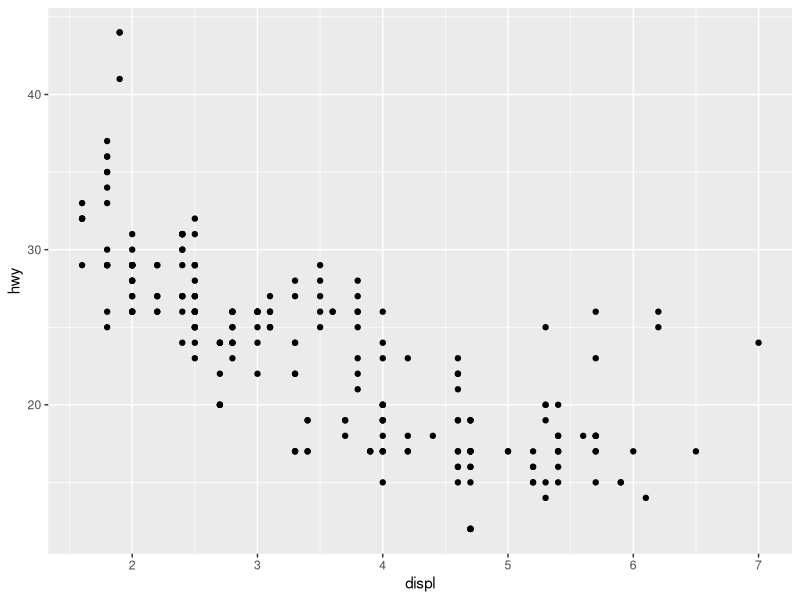
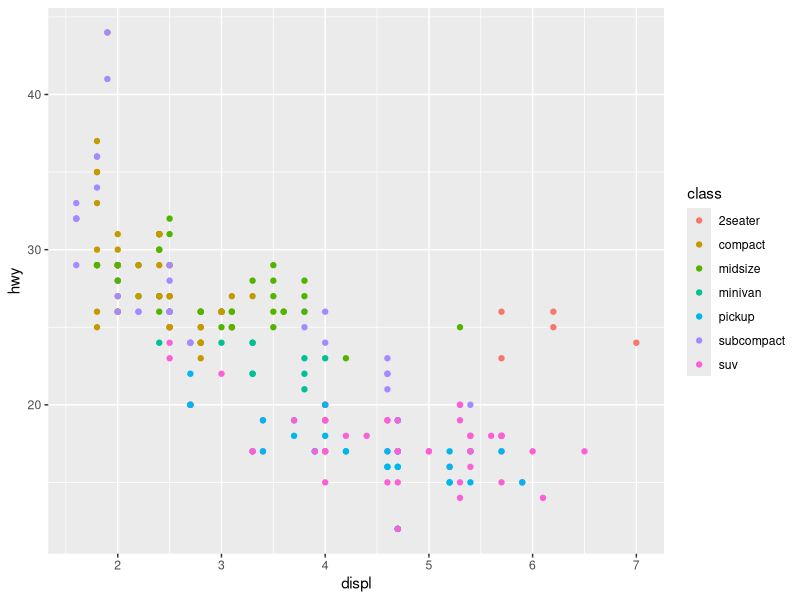
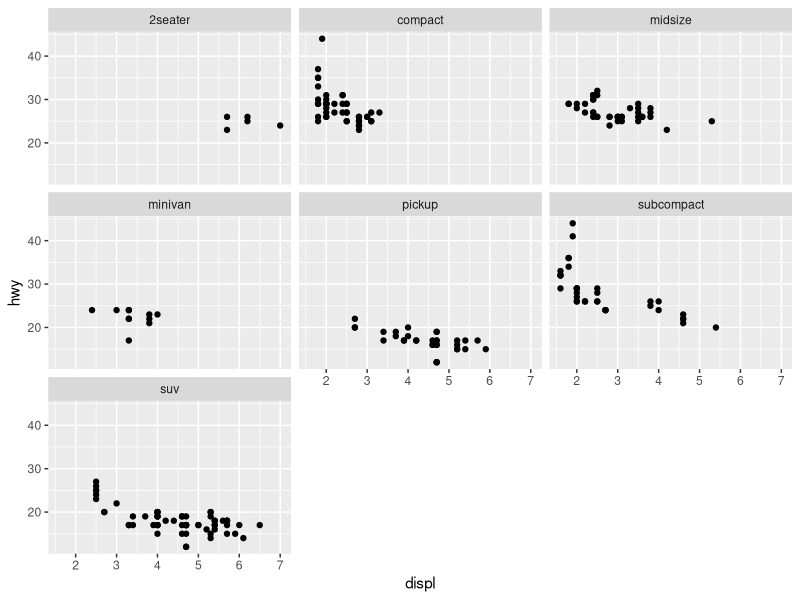
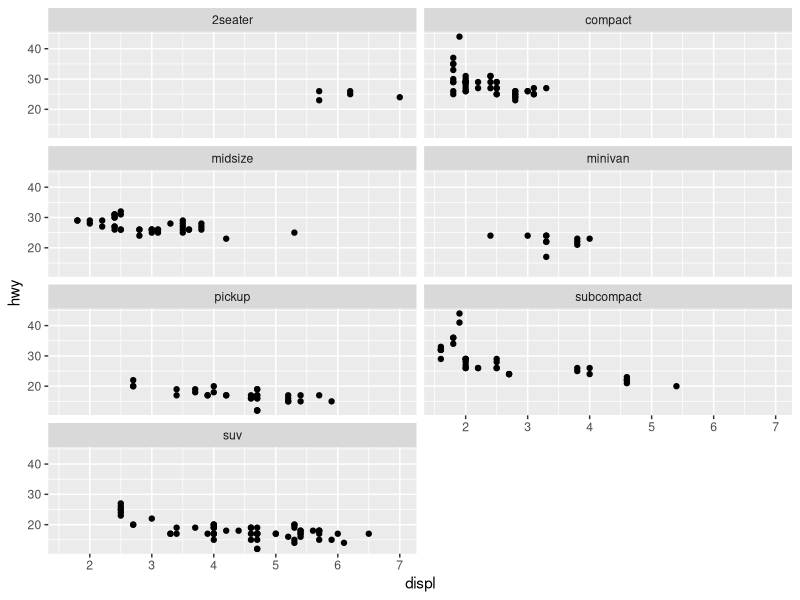
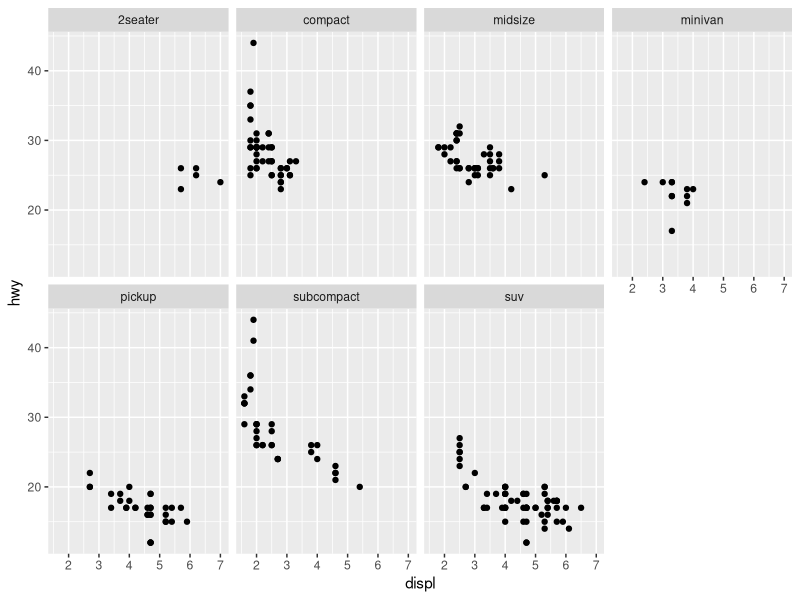
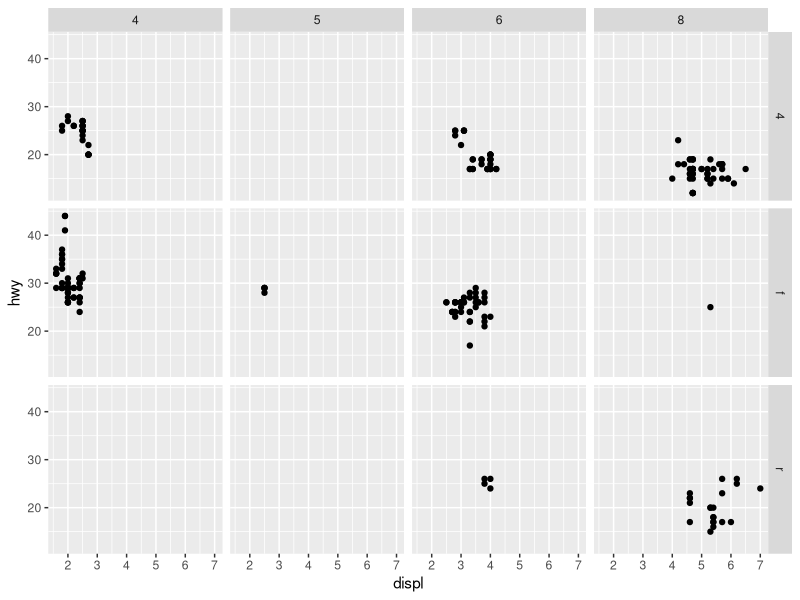
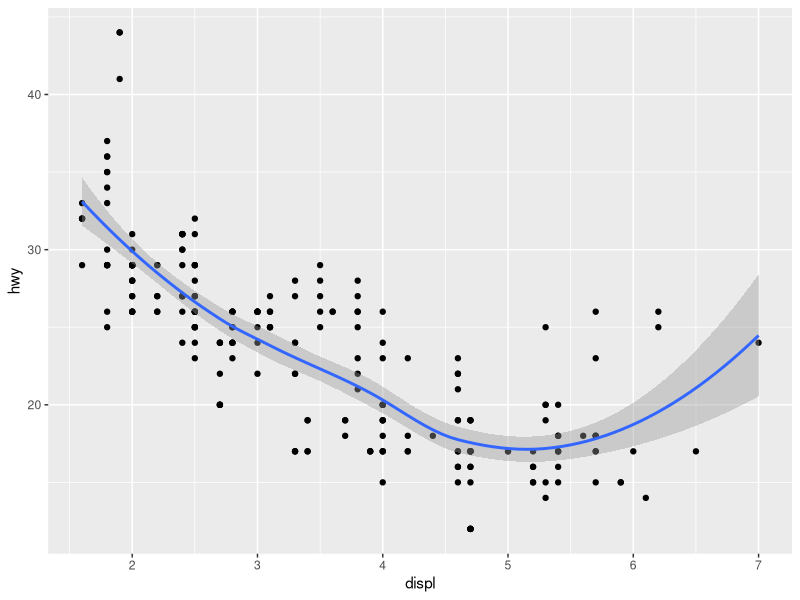
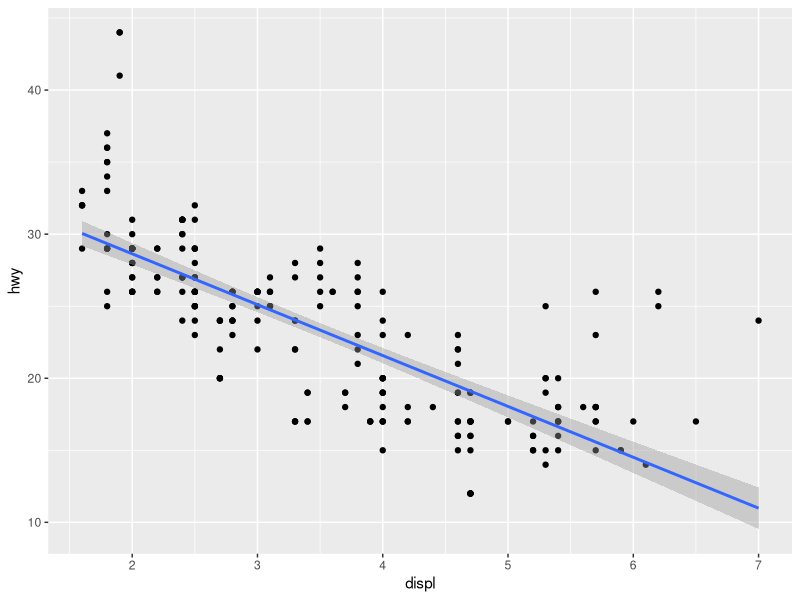

Source code (R) for these figures, in order: (Note: this script raises an error after producing the figures.)
library(tidyverse)
install.packages(c("nycflights13","Lahman", "gapminder"))

data(mpg)
mpg

#산점도 그리기(기본형)
ggplot(mpg, aes(x = displ,
                y = hwy)) +
  geom_point()

ggplot(mpg, aes(x = displ,
                y = hwy,
                color = class)) +
  geom_point()

# 외에도 size 크기, alpha 음영, shape 모양, color 색깔이 있음

#화면분할
ggplot(mpg, aes(x = displ,
                y = hwy)) +
  geom_point() +
  facet_wrap(~class)

ggplot(mpg, aes(x = displ,
                y = hwy)) +
  geom_point() +
  facet_wrap(~class,
             ncol = 2) # 두 개의 열으로 보여라

ggplot(mpg, aes(x = displ,
                y = hwy)) +
  geom_point() +
  facet_wrap(~class,
             nrow = 2) # 두 개의 행으로 보여라

ggplot(mpg, aes(x = displ,
                y = hwy)) +
  geom_point() +
  facet_grid(drv ~ cyl) # 내가 보고 싶은 변수를 기준으로 화면분할하기

#추세선 그리기
ggplot(mpg, aes(x = displ,
                y = hwy)) +
  geom_point() +
  geom_smooth()

#회귀선으로 바꾸기
ggplot(mpg, aes(x = displ,
                y = hwy)) +
  geom_point() +
  geom_smooth(method = "lm")

#점을 class별로 나누고 회귀선 그리기
ggplot(mpg, aes(x = displ,
                y = hwy)) +
  geom_point(aes(color = class))+
  geom_smooth(method = "lm")

#diamonds
data(diamonds)
diamonds

#갯수 세는 거 
ggplot(diamonds, aes(x = cut)) +
  geom_bar()

#백분율로 알아보는 법
ggplot(diamonds, aes(x = cut, 
                     y = stat(prop),
                     group = 1)) +
  geom_bar()

ggplot(diamonds, aes(x = cut, 
                     y = stat(prop))) +
  geom_bar()

#백분율로 그래프를 그려서 볼 수 있다 (전체관점에서 보기 힘듬(단점))
ggplot(diamonds, aes(x = cut)) +
  geom_bar(aes(fill = clarity),
           position = "fill")

#상대적인 것과 절대적인 것 두 개 다 볼 수 있음
ggplot(diamonds, aes(x = cut)) +
  geom_bar(aes(fill = clarity),
           position = "dodge")

#지도 그리는 방법
install.packages("maps")

nz <- map_data("nz")

ggplot(nz, aes(long, lat, group = group)) +
  geom_polygon(fill = "white", colour = "black") 

#가로세로 비율 지도에 맞게 설정된다
ggplot(nz, aes(long, lat, group = group)) +
  geom_polygon(fill = "white", colour = "black") +
  coord_quickmap()


#자율뮨제

#1.2.4
#1. ggplot(data = mpg)를 실행하라 무엇이 나타나는가?
ggplot(data = mpg) #흰 바탕
#2.mpg는 행이 몇 개인가 열은 몇 개인가?
#11개의 행 234개의 열
#3. drv 변수는 무엇을 나타내는가?
#구동방식
#4. hwy 대 cyl의 산점도를 만들어라.
ggplot(mpg, aes(x = hwy,
                y = cyl)) +
  geom_point()
#5. class 대 drv 산점도를 만들면 어떻게 되는가 이 플롯이 유용하지 않은 이유는?
ggplot(mpg, aes(x = class,
                y = drv)) + 
  geom_point()
#두 변수 사이 상관관계가 없다.

#1.3.1 다음의 코드는 무엇이 문제인가 점들이 왜 파란색이 아닌가?(답)
#1.
ggplot(data = mpg) +
  geom_point(mapping = aes(x = displ,
                           y = hwy),
                           color = "blue")
#2.
# 범주형 변수:class, manufacturer, model, trans, drv,fl
# 연속형 변수: displ, year, cyl, cty, hwy 
#3.
ggplot(mpg, aes(x = displ,
                y = hwy,
                color = cty)) +
  geom_point()

ggplot(mpg, aes(x = displ,
                y = hwy,
                size = cty)) +
  geom_point()

ggplot(mpg, aes(x = displ,
                y = hwy,
                shape = cty)) +
  geom_point()
#shape은 오류가 뜬다
#4.
ggplot(mpg, aes(x = displ,
                y = hwy,
                color = cty,
                size = cty)) +
  geom_point()
#5.
ggplot(mpg, aes(x = displ,
                y = hwy,
                color = cty,
                stroke = 0.3)) +
         geom_point()
# 점의 크기를 조절해준다.
#6.
ggplot(mpg, aes(x = displ,
                y = hwy,
                color = displ < 5)) +
  geom_point()
# TRUE와FALSE로 나온다.

#1.5.1
#1.
ggplot(mpg, aes(x = displ,
                y = hwy)) +
  geom_point() +
  facet_wrap(~cty)

#2.
#조건에 해당하는 것이 없기 때문이다.
#3. 
#.의 역학은 열이나 행으로 면분할을 하고 싶지 않을 때 변수 이름 대신 .을 이용한다.
#4.
#장점: 설정한 변수를 한눈에 보기 쉽다
#단점: 데이터가 클수록 난잡해진다, 구별하기 쉽지 않다.
#5.
#nrow는 면분할을 할 때 열을 기준으로 보이는 것이고 ncol은 행을 기준으로 보여지는 것이다. facet_grid()에 nrow,ncol 인수가 없는 이유는 내가 보고 싶은 변수를 기준으로 화면분할하기 때문이다. 
#6. gird가 두 변수를 이용해 면분할로 비교하기 때문에 고유수준이 더 많은 변수를 열로 둔다.

#1.6.1
#1. 
#선그래프 geom_line(), geom_boxplot(),geom_area()
#2.
#추세선이 여러 개 나올 것 같다
ggplot(mpg, aes(x = displ,
                y = hwy,
                color = drv)) +
  geom_point() +
  geom_smooth(se = FALSE)
#3.
#범례(속성)를 사라지게 해준다.
#4.
#se는 표준오차를 출력하게 하지 않게 해주는 역할을 한다.
#5.
ggplot(mpg, mapping = aes(x = displ,
                          y = hwy)) +
  geom_point() +
  geom_smooth()

ggplot() +
  geom_point(data = mpg, mapping = aes(x = displ, y = hwy)) +
  geom_smooth(data = mpg, mapping = aes(x = displ, y = hwy))
#1번은 공통적으로 필요한 부분을 ggplot에 다 넣었고 2번은 공통적인 부분에 넣지 않았기 때문에 하나하나 설정을 해줘야한다.

#1.7.1
#1.
#연관된 지옴은 geom_bar, geom_point이다. (다음은 모르겠어요... [스탯함수 대신 이 지옴 함수를 사용하여 어떻게 이전 츨롯을 다시 생성하겠는가?])
#2.
#geom_col의 역할은 x, y 두 개를 모두 설정하기 때문에 요약표를 만들 때 사용된다. geom_bar는 변수를 x 한 개만 설정해 빈도 수로 y가 자동 축적된다.
#3.
?stat_bin
#mapping, data, position, ..., na.rm, show.legend, inherit.aes, binwidth, bins, bins, geom, stat, center, boundary, breaks, closed, pad
#4.
#y 변수를 계산한다.
#5.
#group=1을 하지 않으면 각 변수의 백분율이 되기 때문에 다 100이 된다. group=1을 하면 x 전체에 대한 백분율이기 때문에 group=1을 쓴다.